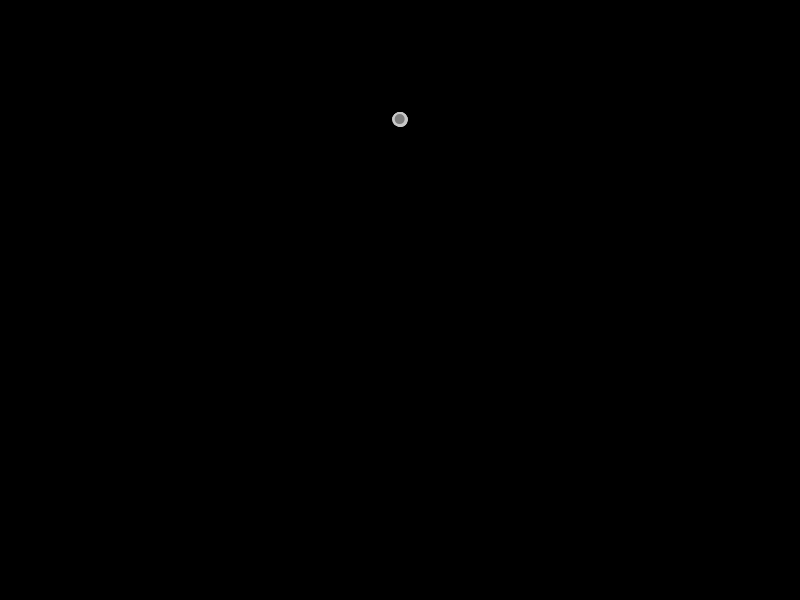
Frame 1 (no input)
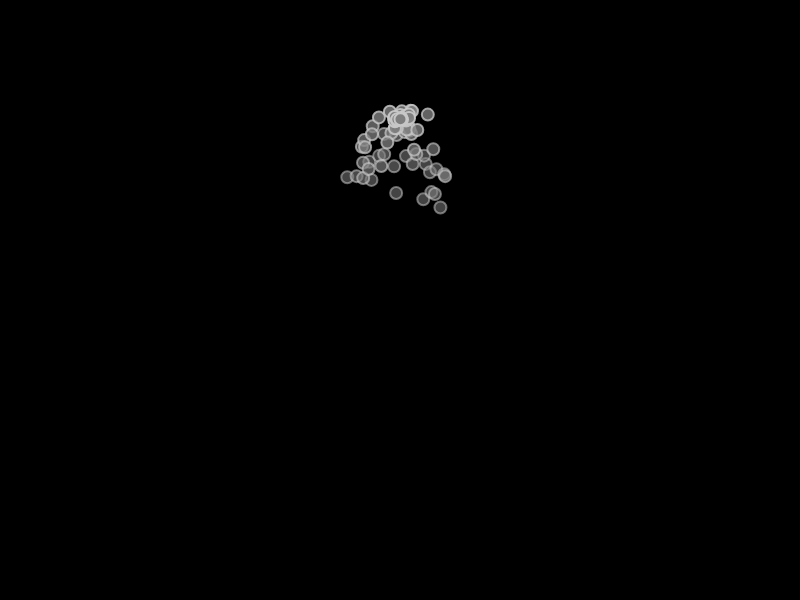
Frame 60 (no input)
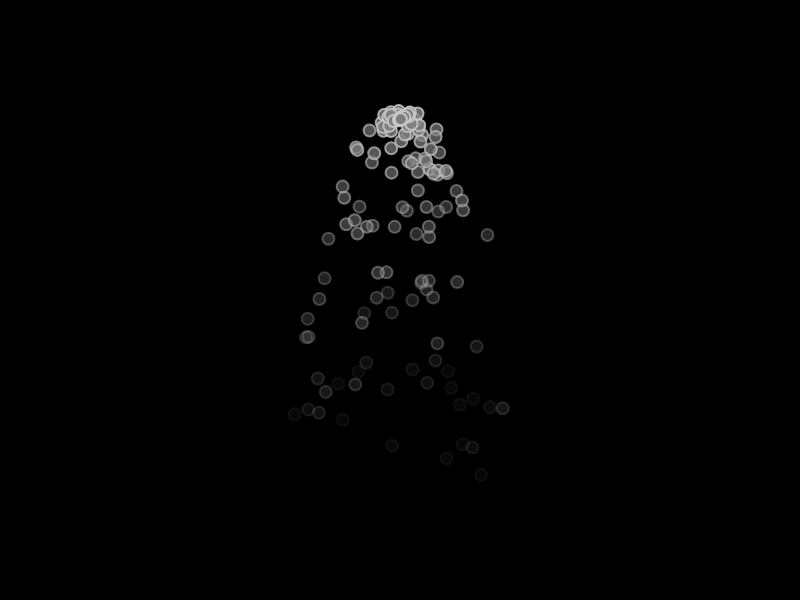
Frame 120 (the mouse pressed at the canvas centre since frame 60)

The p5.js sketch that drew these frames (run headless with seeded random() and noise() and a simulated clock; from frame 60 on, the mouse is pressed at the canvas centre):

// p5.js sketch
// ── sketch.js
// array of particles
let particles = [];

// setup function
// creates the canvas and an initial list of particles
function setup() {
  createCanvas(800, 600);
  background(0);

  // Loop 100 times
  for (let i = 0; i < 10; i++) {
    // Push a new particle to the end of the array
    particles.push(new Particle(800 * 0.5, 600 * 0.2));
  }
}

function draw() {
  // Push a new particle to the end of the array
  particles.push(new Particle(800 * 0.5, 600 * 0.2));

  // Draw the background
  background(0);

  // Loop through all the particles
  for (let i = 0; i < particles.length; i++) {
    // Increment the particle forward one step in time
    currentParticle = particles[i];
    currentParticle.tick();

    // If the particle is expired, remove it
    if (currentParticle.isExpired()) {
      particles.splice(i, 1);
    }
  }
}

// change it back to object oriented
// explain function vs attributes
// ── particle.js
class Particle {
  constructor(xPos, yPos) {
    // attributes
    this.acceleration = createVector(0, 0.05);
    this.velocity = createVector(random(-1, 1), random(-1, 0));
    this.position = createVector(xPos, yPos);
    this.lifespan = 255;
  }

  // functions
  isExpired() {
    return this.lifespan < 0;
  }
  
  draw() {
    stroke(200, this.lifespan);
    strokeWeight(2);
    fill(126, this.lifespan);
    ellipse(this.position.x, this.position.y, 12, 12);
  }

  update() {
    this.velocity.add(this.acceleration);
    this.position.add(this.velocity);
    this.lifespan -= 2;
  }

  tick() {
    this.update();
    this.draw();
  }
}
